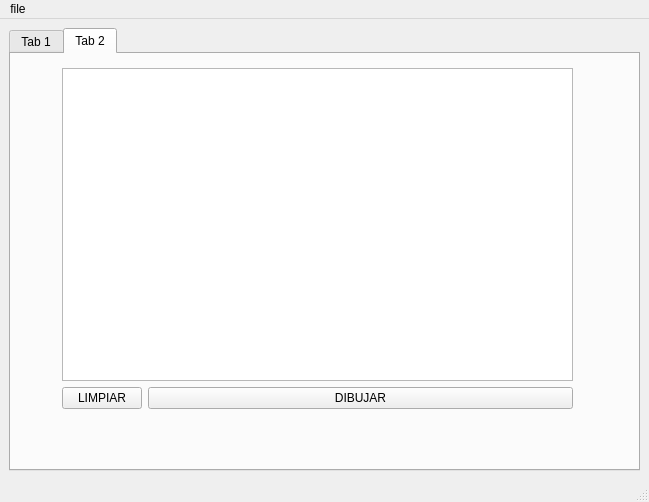
<?xml version="1.0" encoding="UTF-8"?>
<ui version="4.0">
 <class>MainWindow</class>
 <widget class="QMainWindow" name="MainWindow">
  <property name="geometry">
   <rect>
    <x>0</x>
    <y>0</y>
    <width>649</width>
    <height>502</height>
   </rect>
  </property>
  <property name="windowTitle">
   <string>MainWindow</string>
  </property>
  <widget class="QWidget" name="centralwidget">
   <layout class="QGridLayout" name="gridLayout">
    <item row="0" column="0">
     <layout class="QVBoxLayout" name="verticalLayout_4">
      <item>
       <widget class="QTabWidget" name="tabWidget">
        <property name="currentIndex">
         <number>1</number>
        </property>
        <widget class="QWidget" name="tab_3">
         <attribute name="title">
          <string>Tab 1</string>
         </attribute>
         <widget class="QWidget" name="">
          <property name="geometry">
           <rect>
            <x>0</x>
            <y>0</y>
            <width>136</width>
            <height>215</height>
           </rect>
          </property>
          <layout class="QFormLayout" name="formLayout">
           <item row="0" column="0">
            <layout class="QVBoxLayout" name="verticalLayout">
             <item>
              <widget class="QLabel" name="label">
               <property name="text">
                <string>ID</string>
               </property>
              </widget>
             </item>
             <item>
              <widget class="QLabel" name="label_2">
               <property name="text">
                <string>VOLTAJE</string>
               </property>
              </widget>
             </item>
             <item>
              <widget class="QLabel" name="label_3">
               <property name="text">
                <string>POSICION X</string>
               </property>
              </widget>
             </item>
             <item>
              <widget class="QLabel" name="label_4">
               <property name="text">
                <string>POSICION Y</string>
               </property>
              </widget>
             </item>
             <item>
              <widget class="QLabel" name="label_5">
               <property name="text">
                <string>RED</string>
               </property>
              </widget>
             </item>
             <item>
              <widget class="QLabel" name="label_6">
               <property name="text">
                <string>GREEN </string>
               </property>
              </widget>
             </item>
             <item>
              <widget class="QLabel" name="label_7">
               <property name="text">
                <string>BLUE</string>
               </property>
              </widget>
             </item>
            </layout>
           </item>
           <item row="0" column="1">
            <layout class="QVBoxLayout" name="verticalLayout_2">
             <item>
              <widget class="QSpinBox" name="id">
               <property name="maximum">
                <number>999</number>
               </property>
              </widget>
             </item>
             <item>
              <widget class="QDoubleSpinBox" name="volt">
               <property name="maximum">
                <double>999.000000000000000</double>
               </property>
              </widget>
             </item>
             <item>
              <widget class="QSpinBox" name="pos_x">
               <property name="maximum">
                <number>999</number>
               </property>
              </widget>
             </item>
             <item>
              <widget class="QSpinBox" name="pos_y">
               <property name="maximum">
                <number>999</number>
               </property>
              </widget>
             </item>
             <item>
              <widget class="QSpinBox" name="red">
               <property name="maximum">
                <number>999</number>
               </property>
              </widget>
             </item>
             <item>
              <widget class="QSpinBox" name="green">
               <property name="maximum">
                <number>999</number>
               </property>
              </widget>
             </item>
             <item>
              <widget class="QSpinBox" name="blue">
               <property name="maximum">
                <number>999</number>
               </property>
              </widget>
             </item>
            </layout>
           </item>
          </layout>
         </widget>
         <widget class="QPushButton" name="busId">
          <property name="geometry">
           <rect>
            <x>137</x>
            <y>365</y>
            <width>243</width>
            <height>24</height>
           </rect>
          </property>
          <property name="text">
           <string>Buscar ID</string>
          </property>
         </widget>
         <widget class="QWidget" name="">
          <property name="geometry">
           <rect>
            <x>0</x>
            <y>221</y>
            <width>130</width>
            <height>86</height>
           </rect>
          </property>
          <layout class="QVBoxLayout" name="verticalLayout_3">
           <item>
            <widget class="QPushButton" name="agregarFinal">
             <property name="text">
              <string>AGREGAR AL FINAL </string>
             </property>
            </widget>
           </item>
           <item>
            <widget class="QPushButton" name="agregarInicio">
             <property name="text">
              <string>AGREGAR AL INICIO</string>
             </property>
            </widget>
           </item>
           <item>
            <widget class="QPushButton" name="bmostrar">
             <property name="text">
              <string>MOSTRAR</string>
             </property>
            </widget>
           </item>
          </layout>
         </widget>
         <widget class="QLineEdit" name="lineId">
          <property name="geometry">
           <rect>
            <x>386</x>
            <y>365</y>
            <width>244</width>
            <height>24</height>
           </rect>
          </property>
         </widget>
         <widget class="QPlainTextEdit" name="seeBox">
          <property name="geometry">
           <rect>
            <x>137</x>
            <y>-1</y>
            <width>243</width>
            <height>309</height>
           </rect>
          </property>
         </widget>
         <widget class="QTableWidget" name="tableWidget">
          <property name="geometry">
           <rect>
            <x>386</x>
            <y>-1</y>
            <width>244</width>
            <height>309</height>
           </rect>
          </property>
         </widget>
        </widget>
        <widget class="QWidget" name="tab_4">
         <attribute name="title">
          <string>Tab 2</string>
         </attribute>
         <widget class="QWidget" name="">
          <property name="geometry">
           <rect>
            <x>51</x>
            <y>14</y>
            <width>511</width>
            <height>341</height>
           </rect>
          </property>
          <layout class="QFormLayout" name="formLayout_2">
           <item row="0" column="0" colspan="2">
            <widget class="QGraphicsView" name="graphicsView"/>
           </item>
           <item row="1" column="0">
            <widget class="QPushButton" name="pushButton_2">
             <property name="text">
              <string>LIMPIAR</string>
             </property>
            </widget>
           </item>
           <item row="1" column="1">
            <widget class="QPushButton" name="pushButton">
             <property name="text">
              <string>DIBUJAR</string>
             </property>
            </widget>
           </item>
          </layout>
         </widget>
        </widget>
       </widget>
      </item>
     </layout>
    </item>
   </layout>
  </widget>
  <widget class="QMenuBar" name="menubar">
   <property name="geometry">
    <rect>
     <x>0</x>
     <y>0</y>
     <width>649</width>
     <height>21</height>
    </rect>
   </property>
   <widget class="QMenu" name="menufile">
    <property name="title">
     <string>file</string>
    </property>
    <addaction name="actionCargar"/>
    <addaction name="actionguardar"/>
   </widget>
   <addaction name="menufile"/>
  </widget>
  <widget class="QStatusBar" name="statusbar"/>
  <action name="actionCargar">
   <property name="text">
    <string>Cargar</string>
   </property>
  </action>
  <action name="actionguardar">
   <property name="text">
    <string>guardar</string>
   </property>
  </action>
 </widget>
 <resources/>
 <connections/>
</ui>
